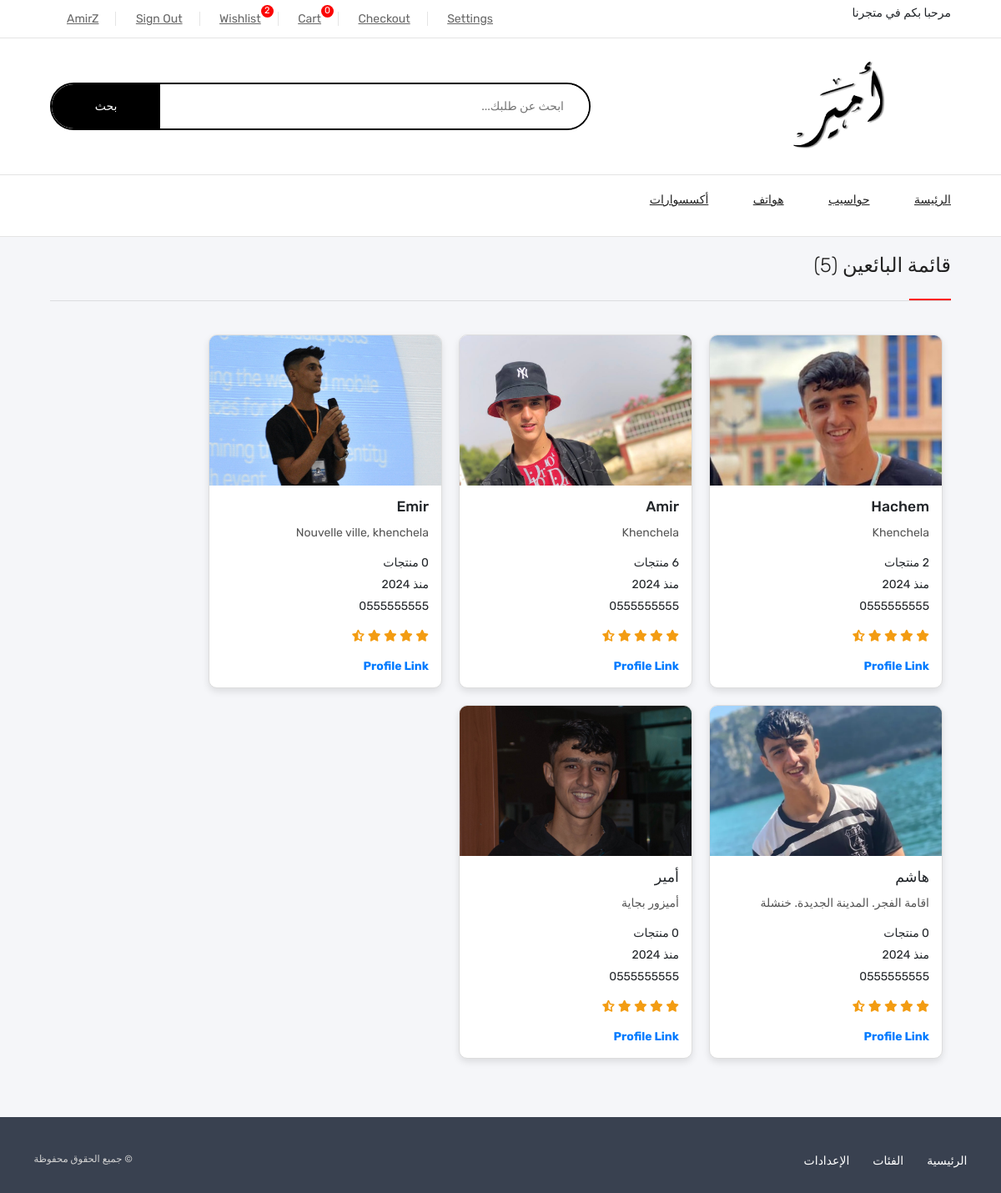
The page /vendors/ (signed in) on the database its author committed.
### userauths/models.py (models this page shows, shortened)
class User(AbstractUser):
    email = models.EmailField(unique=True)
    username = models.CharField(max_length=100)
    bio = models.CharField(max_length=200)
    USERNAME_FIELD = "email"
    REQUIRED_FIELDS = ['username']

### core/models.py (models this page shows, shortened)
class Category(models.Model):
    cid = ShortUUIDField(
        unique=True,
        length=10,
        max_length=30,
        prefix="cat",
        alphabet="abcdefgh12345"
    )
    title = models.CharField(max_length=100, default="Computer")
    image = models.ImageField(upload_to="category", default="category.jpg")
    class Meta:
        verbose_name_plural = "Categories"

class Vendor(models.Model):
    vid = ShortUUIDField(
        unique=True,
        length=10,
        max_length=30,
        prefix="ven",
        alphabet="abcdefgh12345"
    )
    title = models.CharField(max_length=100, default="Vendor")
    image = models.ImageField(upload_to=user_directory_path, default="vendor.jpg")
    description = RichTextUploadingField(null=True, blank=True, default="I am an Amazing vendor")
    address = models.CharField(max_length=100, default="Khenchela")
    contact = models.CharField(max_length=100, default="0555555555")
    chat_resp_time = models.CharField(max_length=100, default="100")
    shipping_on_time = models.CharField(max_length=100, default="100")
    authentic_rating = models.CharField(max_length=100, default="100")
    days_return = models.CharField(max_length=100, default="100")
    warranty_period = models.CharField(max_length=100, default="100")
    user = models.ForeignKey(User, on_delete=models.CASCADE, null=True)
    date = models.DateTimeField(auto_now_add=True, null=True, blank=True)
    class Meta:
        verbose_name_plural = "Vendor"

### core/views.py (the view)
# urls.py: path("vendors/", vendor_list_view, name="vendor-list"),
def vendor_list_view(request):
    vendors = Vendor.objects.all()
    categories = Category.objects.all()
    wishlist = Wishlists.objects.filter(user=request.user)
    context={
        "vendors":vendors,
        "categories":categories,
        "wishlist" : wishlist,
    }
    return render(request, "core/vendor-list.html", context)

### templates/core/vendor-list.html
{% extends 'partials/base.html' %}
{% load static %}
{% block content %}
<section class="slide-with-img contanier">
    <div class="section-head">
        <h4>قائمة البائعين <span>({{vendors.count}})</span> </h4>
    </div>
    <div class="cont">
        <div class="">
            <div class="boxs">
                <div class="vendor-cards-container" style="
                    display: flex;
                    flex-wrap: wrap;
                    gap: 20px; /* Space between vendor cards */
                    padding: 10px; /* Optional: Padding around the container */
                ">
                    {% for v in vendors %}
                    <div class="vendor-card" style="
                        border: 1px solid #ddd;
                        border-radius: 10px;
                        overflow: hidden;
                        box-shadow: 0 4px 8px rgba(0, 0, 0, 0.1);
                        width: calc(25% - 20px);
                        transition: transform 0.2s;
                        box-sizing: border-box;
                        background-color:white;
                        min-width: 280px;
                    ">
                        <img src="{{ v.image.url }}" class="vendor-card-img" alt="{{ v.title }}" style="
                            width: 100%;
                            height: 180px;
                            object-fit: cover;
                            object-position: top; /* Aligns image to the top */
                        ">
                        <div class="vendor-card-body" style="padding: 15px;">
                            <h5 class="vendor-card-title" style="
                                font-size: 1.25rem;
                                margin-bottom: 10px;
                            ">{{ v.title }}</h5>
                            <p class="vendor-card-address" style="
                                color: #555;
                                margin-bottom: 15px;
                            ">{{ v.address }}</p>
                            <ul class="vendor-card-info" style="
                                list-style: none;
                                padding: 0;
                                margin: 0;
                                margin-bottom: 15px;
                            ">
                                <li style="margin-bottom: 5px;">{{ v.vendor.all.count }} {{ v.vendor.all.count | pluralize:" منتج,منتجات" }}</li>
                                <li style="margin-bottom: 5px;">منذ {{ v.date| date:"Y" }}</li>
                                <li style="margin-bottom: 5px;">{{ v.contact }}</li>
                            </ul>
                            <div class="vendor-card-stars" style="color: #f39c12; margin-bottom: 15px;">
                                <i class="fa fa-star"></i>
                                <i class="fa fa-star"></i>
                                <i class="fa fa-star"></i>
                                <i class="fa fa-star"></i>
                                <i class="fa fa-star-half-alt"></i>
                            </div>
                            <a href="{% url 'core:vendor-detail' v.vid %}" class="vendor-card-link" style="
                                text-decoration: none;
                                color: #007bff;
                                font-weight: bold;
                            ">Profile Link</a>
                        </div>
                    </div>
                    {% endfor %}
                </div>
            </div>
        </div>
    </div>
</section>
{% endblock content %}

### templates/partials/base.html (shortened to what this page needs)
{% load static %}
{% load static %}
<!DOCTYPE html>
<html lang="en">
    <head>
        <link rel="stylesheet" href="{% static 'swiperJs/swiper-bundle.min.css'%}" />
        <link rel="stylesheet" href="https://cdnjs.cloudflare.com/ajax/libs/font-awesome/6.4.0/css/all.min.css">
        <link rel="stylesheet" href="https://cdn.jsdelivr.net/npm/bootstrap@5.3.3/dist/css/bootstrap.min.css">
        <link rel="stylesheet" href="{% static 'style.css' %}">
        <link rel="stylesheet" href="{% static 'stylelogin.css' %}">
        <link rel="stylesheet" href="https://cdnjs.cloudflare.com/ajax/libs/font-awesome/6.5.0/css/all.min.css" />
    </head>
    <body class="menu-side-in-bag">
        <header>
            <div class="header-top">
                <div class="contanier">
                    <p> مرحبا بكم في متجرنا</p>
                    <div class="link-top-heder">
                        {% if request.user.is_authenticated %}
                            <a href="#">{{ request.user.username|capfirst  }}</a>
                            <a href="{% url 'userauths:sign-out' %}">Sign Out</a>
                            <a href="{% url 'core:wishlist' %}">Wishlist<span class="count-in-wishlist">{{wishlist.count}}</span></a>
                            <a href="{% url 'core:cart' %}">Cart<span class="count-in-card cart-items-count">{{request.session.cart_data_obj|length}}</span></a>
                            <a href="{% url 'core:checkout2' %}">Checkout</a>
                            <a href="page-account.html">Settings</a>
                        {% else %}
                            <a href="{% url 'userauths:sign-in' %}">Sign In</a>
                        {% endif %}
                    </div>
                </div>
            </div>
            <div class="header-info">
                <div class="contanier">
                    <a href="{% url 'core:index' %}"><img src="{% static 'img/logo.png' %}" alt=""></a>
                    <div class="search-bar">
                        <form action="{% url 'core:search' %}" methode="GET">
                            <input type="search" placeholder="ابحث عن طلبك..." name="q">
                            <button class="btn-srch" type="submit">بحث</button>
                        </form>
                    </div>
                </div>
            </div>
            <div class="header-bottom">
                <div class="contanier">
                    <ul class="nav-links">
                        {% if categories %}
                            <li><a href="{% url 'core:index' %}"> الرئيسة</a></li>
                            {% for c in categories %}
                                <li><a href="{% url 'core:category-product-list' c.cid %}">{{ c.title }}</a></li>
                            {% endfor %}
                        {% else %}
                            <li>No categories available</li>
                        {% endif %}
                    </ul>
                </div>
            </div>
        </header>
    {% block content %}
    {% endblock content %}
        <footer style="background-color: #394150; padding-block: 3rem 2rem;">
            <div class="container">
                <div style="display: flex;justify-content: space-between;">
                    <ul style="display: flex; justify-content: center; gap: 2rem; list-style: none; padding: 0; margin: 0;">
                        <li>
                            <a href="{% url 'core:index' %}" style="color: white; text-decoration: none; transition: color 0.4s;">الرئيسية</a>
                        </li>
                        <li>
                            <a href="{% url 'core:category-list' %}" style="color: white; text-decoration: none; transition: color 0.4s;">الفئات</a>
                        </li>
                        <li>
                            <a href="" style="color: white; text-decoration: none; transition: color 0.4s;">الإعدادات</a>
                        </li>
                    </ul>
                    <span style="color: lightgray; font-size: smaller;">
                        &#169; جميع الحقوق محفوظة
                    </span>
                </div>
            </div>
        </footer>
    </body>
</html>

### static/style.css (style rules this page uses)
* { padding: 0; margin: 0; box-sizing: border-box; font-family: 'Rubik', sans-serif; text-decoration: none; transition: 0.3s; font-size: 14px; list-style: none; }
body { background: #f5f6f9; direction: rtl; }
:root { --main-color:#000; --dark-color: #222222; --parg-color: #666666; --name-item: #0066c0; --drak-red : #d01418; --border-color: #6666662c; --border : 1px solid #6666662c; }
html { scroll-behavior: smooth; }
.contanier { width: 80%; margin: auto; }
.boxs { display: flex; justify-content: space-between; align-items: center; }
.section-head { border-bottom: var(--border); margin-bottom: 30px; position: relative; }
.section-head::after { content: ''; position: absolute; bottom: 0px; right: 0; width: 50px; height: 2px; background-color: #FB0404; }
.section-head h4 { padding: 20px 0; font-size: 24px; text-transform: capitalize; font-weight: 500; color: var(--dark-color); }
.section-head span { font-size: 24px; font-weight: 300; }
header { background-color: #fff; border-bottom: var(--border); }
header .header-top { border-bottom: var(--border); }
header .header-top .contanier { display: flex; justify-content: space-between; align-items: center; }
.header-top .link-top-heder a { position: relative; color: var(--parg-color); line-height: 45px; padding: 0 20px; border-right: var(--border); }
.header-top .link-top-heder a:last-child { border: none; padding-right: none; }
.header-top .link-top-heder a span.count-in-card, .header-top .link-top-heder a span.count-in-wishlist { position: absolute; background: #FB0404; top: 6px; width: 15px; height: 15px; text-align: center; line-height: 14px; color: #fff; border-radius: 50%; font-size: 11px; top: -8px; }
header .header-info { border-bottom: var(--border); }
header .header-info .contanier { padding: 25px 0; display: flex; justify-content: space-between; align-items: center; }
header .header-info .search-bar { width: 40%; position: relative; border-radius: 30px; overflow: hidden; border: 2px solid var(--main-color); }
header .header-info .search-bar input { width: 100%; border: none; outline: none; padding: 16px 30px 16px 20%; }
header .header-info .search-bar .btn-srch { position: absolute; top: 0; left: 0; border: none; height: 100%; width: 130px; background-color: var(--main-color); color: #fff; cursor: pointer; }
header .header-bottom .contanier { display: flex; align-items: center; position: relative; }
header .header-bottom .nav-links { margin-left: 120px; }
header .header-bottom .nav-links li { display: inline-block; padding: 19px 0; position: relative; margin-left: 50px; }
header .header-bottom .nav-links li:last-child { margin-left: 0; }
header .header-bottom .nav-links li a { color: var(--dark-color); font-weight: 500; text-transform: uppercase; padding: 19px 0; }
.slide-with-img { margin-bottom: 40px; padding-bottom: 20px; }
.slide-with-img .cont { display: flex; justify-content: space-between; gap: 30px; }
footer { background-color: #394150; }
@media (max-width: 1400px) { .contanier { width: 90%; } }
@media (max-width: 1200px) { header .header-info .search-bar { width: 60%; } }

### rows shown on the page
User: user.username "AmirZ"
Category: title "حواسيب"
Category: title "هواتف"
Category: title "أكسسوارات"
Vendor: image (picture), title "Hachem", address "Khenchela", vendor.all.count|pluralize "منتجات", date "2024", contact "0555555555"
Vendor: image (picture), title "Amir", address "Khenchela", vendor.all.count|pluralize "منتجات", date "2024", contact "0555555555"
Vendor: image (picture), title "Emir", address "Nouvelle ville, khenchela", vendor.all.count "0", vendor.all.count|pluralize "منتجات", date "2024", contact "0555555555"
Vendor: image (picture), title "هاشم", address "اقامة الفجر. المدينة الجديدة. خنشلة", vendor.all.count "0", vendor.all.count|pluralize "منتجات", date "2024", contact "0555555555"
Vendor: image (picture), title "أمير", address "أميزور بجاية", vendor.all.count "0", vendor.all.count|pluralize "منتجات", date "2024", contact "0555555555"

### other values the page prints
{{ wishlist.count }} "2"
{{ request.session.cart_data_obj|length }} "0"
{{ vendors.count }} "5"
